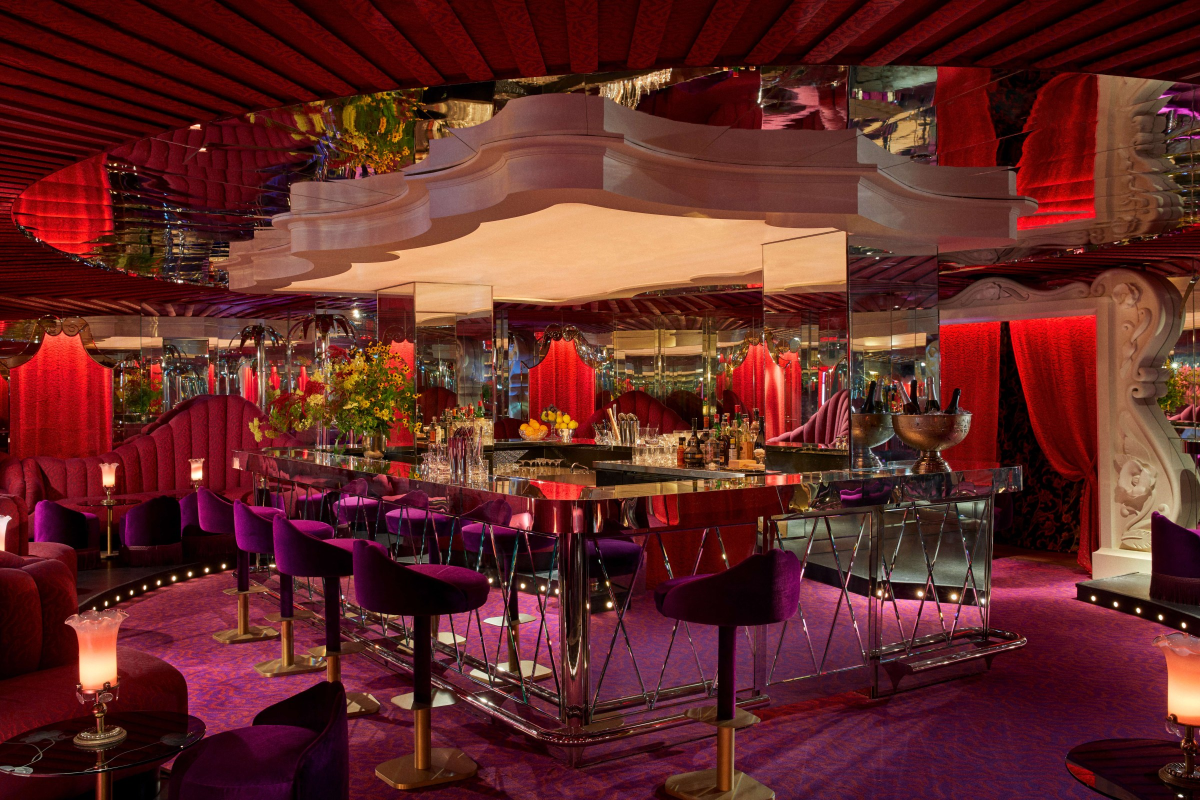
#> input picture assets/generated/vibes-evidence/source/restaurant-source.jpg, 2400 x 1600 px, found by its file name (shown at 1/2 size)
$ python build_vibe_images.py
#> lines starting #> are read from the running program, lines starting #| are printed output that depends on the picture
from pathlib import Path

from PIL import Image, ImageFilter, ImageOps


OUT = Path("assets/generated/vibes-evidence")
SRC = OUT / "source"
SIZE = (1600, 900)

SOURCES = {
    "restaurant-vibe.png": {
        "source": "restaurant-source.jpg",
        "url": "https://platform.eater.com/wp-content/uploads/sites/2/chorus/uploads/chorus_asset/file/25869763/BloomsHero1_121___Brett_Wood.jpg?crop=0%2C0%2C100%2C100&quality=90&strip=all&w=2400",
        "crop": (0, 95, 2400, 1445),
    },
    "phone-camera-vibe.png": {
        "source": "phone-camera-source.webp",
        "url": "https://assets.lls.fr/pages/55469386/mat1t8ouvtelephone-2-retoucheok.webp",
        "crop": (0, 500, 2649, 1990),
    },
    "calm-route-vibe.png": {
        "source": "calm-route-source.jpg",
        "url": "https://i0.wp.com/theroadsbeyond.com/wp-content/uploads/2023/03/Avenue-de-Champagne-in-Epernay.jpg?resize=750%2C437&ssl=1",
        "crop": (0, 8, 750, 430),
    },
    "green-facade-vibe.png": {
        "source": "green-facade-source.jpg",
        "url": "https://d36tnp772eyphs.cloudfront.net/blogs/1/2019/04/Giant-green-wall-in-Madrid.jpg",
        "crop": (550, 78, 1280, 489),
    },
}


def export(source, crop, target):
#> called with crop = (0, 95, 2400, 1445)
    img = Image.open(source)
#> img is the input picture: PIL image 2400x1600 RGB; mean R, G, B 97.2, 40.3, 37.8
    img = ImageOps.exif_transpose(img).convert("RGB")
    img = img.crop(crop)
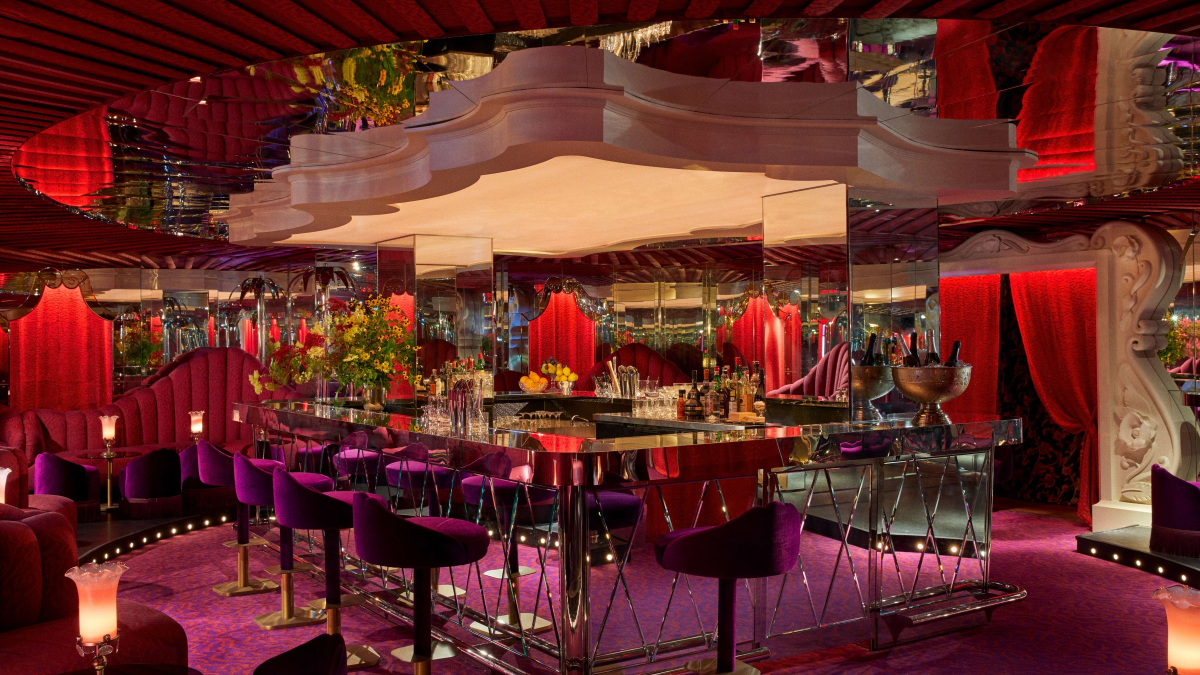
#> img: PIL image 2400x1350 RGB (shown at 1/2 size); mean R, G, B 103.2, 45.5, 40.9

    # Phone source is portrait; a faint blur layer helps the 16:9 crop feel intentional.
    if target.name == "phone-camera-vibe.png":
        bg = ImageOps.fit(Image.open(source).convert("RGB"), SIZE, method=Image.Resampling.LANCZOS)
        bg = bg.filter(ImageFilter.GaussianBlur(14))
        fg = ImageOps.fit(img, SIZE, method=Image.Resampling.LANCZOS)
        img = Image.blend(bg, fg, 0.88)
    else:
        img = ImageOps.fit(img, SIZE, method=Image.Resampling.LANCZOS)
#> img: PIL image 1600x900 RGB

    img.save(target, optimize=True)


def main():
    OUT.mkdir(parents=True, exist_ok=True)
    for name, spec in SOURCES.items():
        source = SRC / spec["source"]
        if not source.exists():
            raise FileNotFoundError(
                f"Missing {source}. Download source from: {spec['url']}"
            )
        target = OUT / name
        export(source, spec["crop"], target)
        print(target)
#> pass 2 of the loop in main, `for name, spec in SOURCES.items():`:
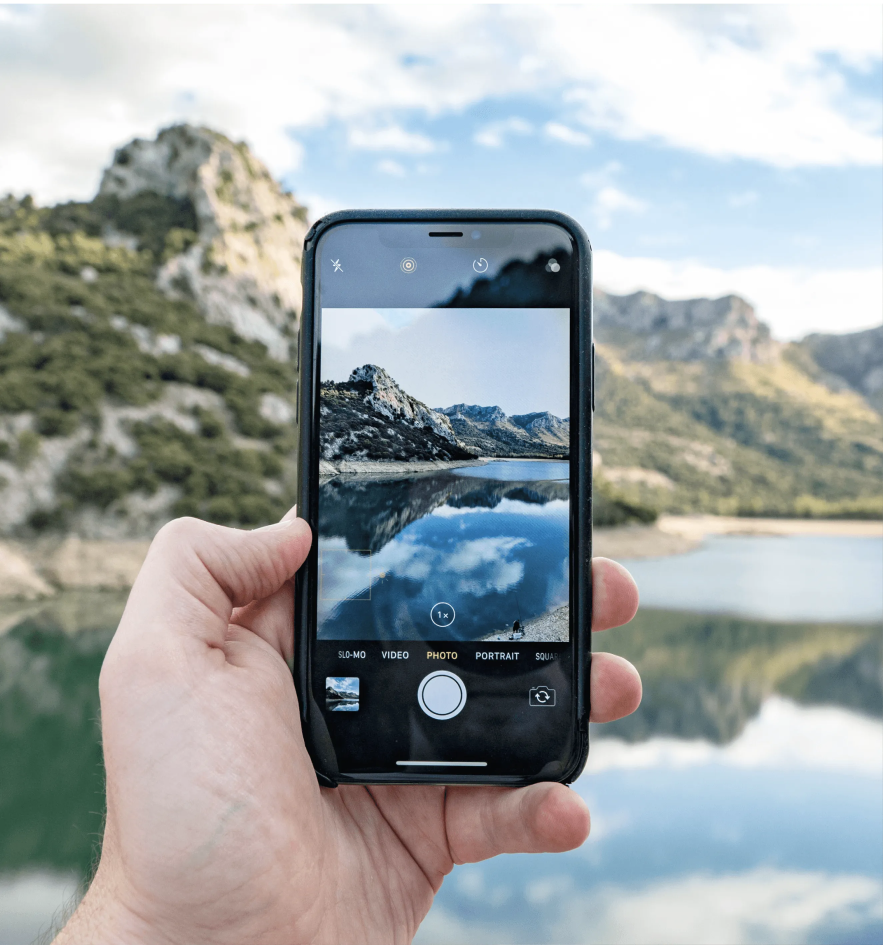
#> input picture assets/generated/vibes-evidence/source/phone-camera-source.webp, 2649 x 2835 px, found by its file name (shown at 1/3 size)
#> in export, img is the input picture: PIL image 2649x2835 RGBA; mean R, G, B, A 158.4, 164.7, 165.3, 254
#> in export (call 2), `bg = bg.filter(ImageFilter.GaussianBlur(14))`:
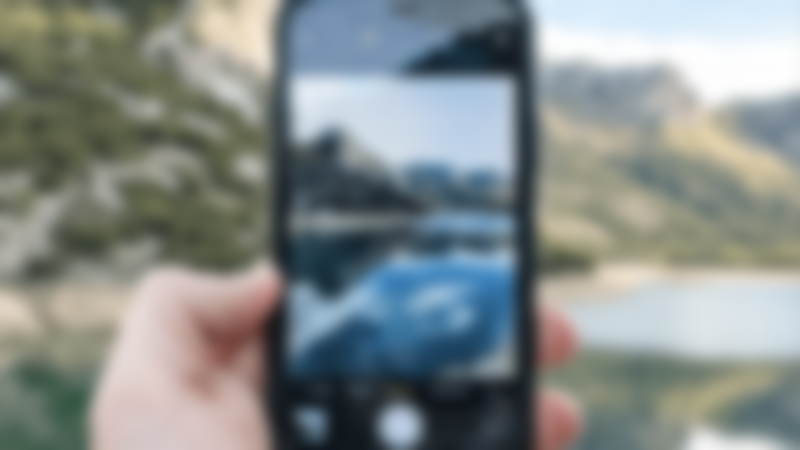
#> bg: PIL image 1600x900 RGB (shown at 1/2 size); mean R, G, B 133.3, 140.4, 138.6
#> in export (call 2), `img = Image.blend(bg, fg, 0.88)`:
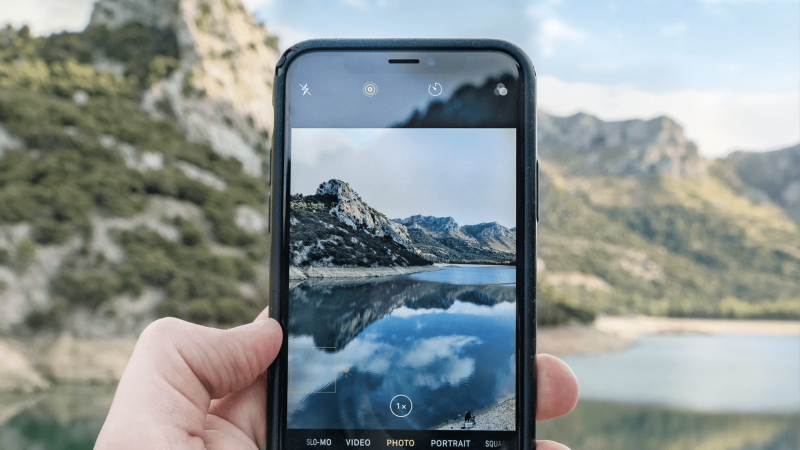
#> img: PIL image 1600x900 RGB (shown at 1/2 size); mean R, G, B 139.3, 147.8, 147
#> pass 3 of the loop in main, `for name, spec in SOURCES.items():`:
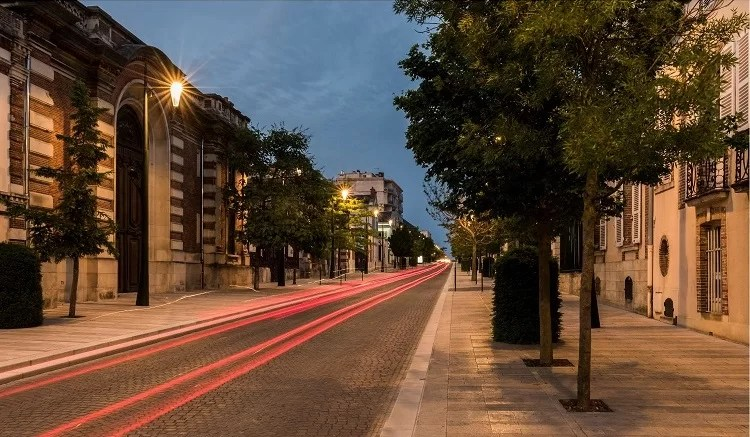
#> input picture assets/generated/vibes-evidence/source/calm-route-source.jpg, 750 x 437 px, found by its file name
#> in export, img is the input picture: PIL image 750x437 RGB; mean R, G, B 98, 73.7, 56.6
#> in export (call 3), `img = img.crop(crop)`:
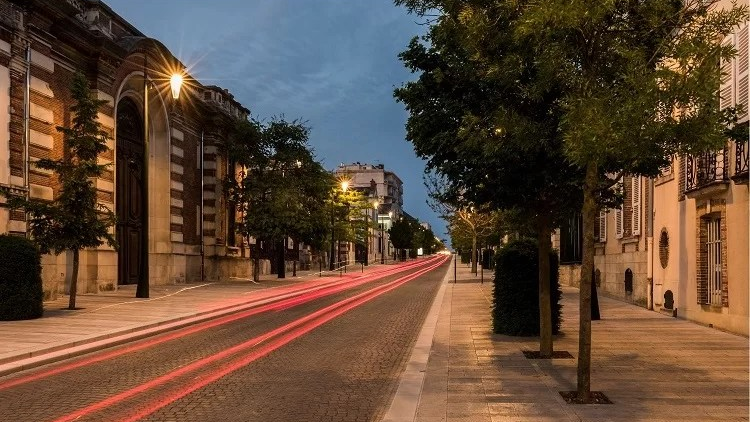
#> img: PIL image 750x422 RGB; mean R, G, B 97.5, 73.1, 55.9
#> the loop made 4 passes; the first 3 are shown


if __name__ == "__main__":
    main()
